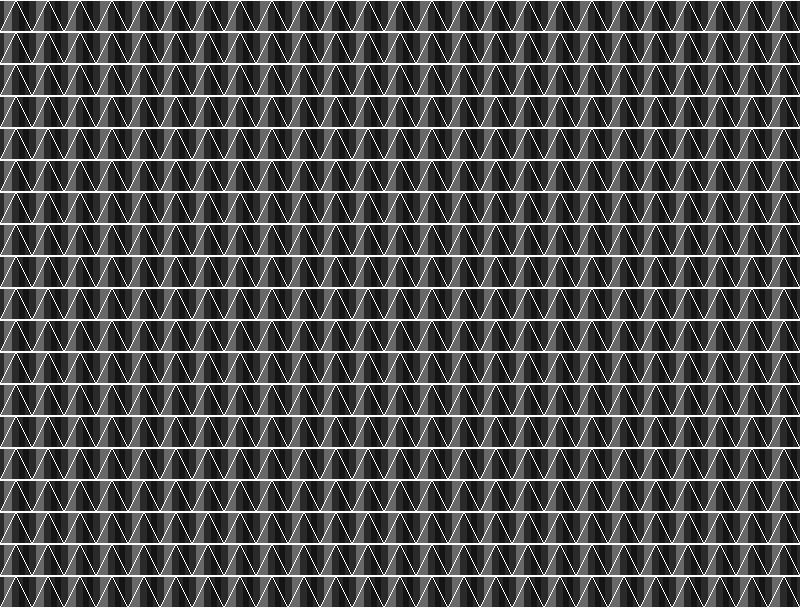

Tiled map render using the project's own tile images. Description and the map definition, with tile-layer contents summarised, below:
An orthogonal 25x19 tile map with 32x32 px tiles, 2 tile layers (Background, Collision), 4 tilesets and 360 objects.

<map version="1.0" orientation="orthogonal" renderorder="right-down" width="25" height="19" tilewidth="32" tileheight="32" nextobjectid="774">
 <tileset firstgid="1" name="objects" tilewidth="32" tileheight="32">
  <image source="../images/tiled_objects.png" width="128" height="288" />
  <tile id="0">
   <properties>
    <property name="Class" value="Player" />
   </properties>
  </tile>
  <tile id="1">
   <properties>
    <property name="Class" value="Warp" />
   </properties>
  </tile>
  <tile id="2">
   <properties>
    <property name="Class" value="InvisibleBlock" />
   </properties>
  </tile>
  <tile id="3">
   <properties>
    <property name="Class" value="PlatformSpike" />
   </properties>
  </tile>
  <tile id="4">
   <properties>
    <property name="Class" value="Spike" />
   </properties>
  </tile>
  <tile id="5">
   <properties>
    <property name="Class" value="Spike" />
    <property name="angle" value="90" />
   </properties>
  </tile>
  <tile id="6">
   <properties>
    <property name="Class" value="Spike" />
    <property name="angle" value="270" />
    <property name="flip" value="x" />
   </properties>
  </tile>
  <tile id="7">
   <properties>
    <property name="Class" value="Spike" />
    <property name="angle" value="180" />
    <property name="flip" value="x" />
   </properties>
  </tile>
  <tile id="8">
   <properties>
    <property name="Class" value="FallingSpike" />
    <property name="speed" value="900" />
   </properties>
  </tile>
  <tile id="9">
   <properties>
    <property name="Class" value="FallingSpike" />
    <property name="angle" value="90" />
    <property name="speed" value="900" />
   </properties>
  </tile>
  <tile id="10">
   <properties>
    <property name="Class" value="FallingSpike" />
    <property name="angle" value="270" />
    <property name="flip" value="x" />
    <property name="speed" value="900" />
   </properties>
  </tile>
  <tile id="11">
   <properties>
    <property name="Class" value="FallingSpike" />
    <property name="angle" value="180" />
    <property name="flip" value="x" />
    <property name="speed" value="900" />
   </properties>
  </tile>
  <tile id="12">
   <properties>
    <property name="Class" value="MovingSpike" />
    <property name="vx" value="300" />
   </properties>
  </tile>
  <tile id="16">
   <properties>
    <property name="Class" value="ShootingSpike" />
    <property name="direction" value="up" />
    <property name="firerate" value="2" />
    <property name="speed" value="100" />
   </properties>
  </tile>
  <tile id="17">
   <properties>
    <property name="Class" value="ShootingSpike" />
    <property name="angle" value="90" />
    <property name="direction" value="right" />
    <property name="firerate" value="2" />
    <property name="speed" value="100" />
   </properties>
  </tile>
  <tile id="18">
   <properties>
    <property name="Class" value="ShootingSpike" />
    <property name="angle" value="270" />
    <property name="direction" value="left" />
    <property name="firerate" value="2" />
    <property name="flip" value="x" />
    <property name="speed" value="100" />
   </properties>
  </tile>
  <tile id="19">
   <properties>
    <property name="Class" value="ShootingSpike" />
    <property name="angle" value="180" />
    <property name="direction" value="down" />
    <property name="firerate" value="2" />
    <property name="flip" value="x" />
    <property name="speed" value="100" />
   </properties>
  </tile>
  <tile id="24">
   <properties>
    <property name="Class" value="Spike" />
    <property name="scale" value="0.5" />
   </properties>
  </tile>
  <tile id="25">
   <properties>
    <property name="Class" value="Spike" />
    <property name="angle" value="90" />
    <property name="scale" value="0.5" />
   </properties>
  </tile>
  <tile id="26">
   <properties>
    <property name="Class" value="Spike" />
    <property name="angle" value="270" />
    <property name="flip" value="x" />
    <property name="scale" value="0.5" />
   </properties>
  </tile>
  <tile id="27">
   <properties>
    <property name="Class" value="Spike" />
    <property name="angle" value="180" />
    <property name="flip" value="x" />
    <property name="scale" value="0.5" />
   </properties>
  </tile>
  <tile id="28">
   <properties>
    <property name="Class" value="ClonePlayer" />
   </properties>
  </tile>
  <tile id="30">
   <properties>
    <property name="Class" value="BossFruit" />
   </properties>
  </tile>
  <tile id="32">
   <properties>
    <property name="Class" value="FakeWarp" />
    <property name="warpX" value="400" />
    <property name="warpY" value="450" />
   </properties>
  </tile>
  <tile id="33">
   <properties>
    <property name="Class" value="FakeFakeWarp" />
    <property name="fakeWarpX" value="400" />
    <property name="fakeWarpY" value="450" />
    <property name="warpX" value="300" />
    <property name="warpY" value="450" />
   </properties>
  </tile>
 </tileset>
 <tileset firstgid="37" name="collisions" tilewidth="32" tileheight="32">
  <image source="../images/tiled_collision.png" width="128" height="224" />
 </tileset>
 <tileset firstgid="65" name="fruit" tilewidth="21" tileheight="24">
  <image source="../images/tiled_fruit.png" width="63" height="24" />
  <tile id="0">
   <properties>
    <property name="Class" value="Fruit" />
   </properties>
  </tile>
  <tile id="1">
   <properties>
    <property name="Class" value="MovingFruit" />
    <property name="speedX" value="0" />
    <property name="speedY" value="0" />
   </properties>
  </tile>
 </tileset>
 <tileset firstgid="68" name="background" tilewidth="32" tileheight="32">
  <image source="../images/tiled_backgrounds.png" width="1600" height="2432" />
 </tileset>
 <layer name="Background" width="25" height="19">
  <properties>
   <property name="boundingBox" value="true" />
   <property name="type" value="0" />
  </properties>
  <data>[475 cells, 475 non-empty, 1 distinct tile ids]</data>
 </layer>
 <layer name="Collision" width="25" height="19">
  <properties>
   <property name="collision" value="true" />
  </properties>
  <data>[475 cells, 1 non-empty, 1 distinct tile ids]</data>
 </layer>
 <objectgroup name="Sprites">
  <object id="331" gid="4" x="0" y="416" />
  <object id="332" gid="1" x="0" y="384" />
  <object id="333" gid="5" x="16" y="424" />
  <object id="334" gid="5" x="48" y="448" />
  <object id="335" gid="5" x="80" y="424" />
  <object id="336" gid="4" x="96" y="416" />
  <object id="337" gid="4" x="48" y="368" />
  <object id="338" gid="5" x="72" y="288" />
  <object id="339" gid="6" x="0" y="32" />
  <object id="340" gid="7" x="0" y="48" />
  <object id="341" gid="6" x="0" y="64" />
  <object id="342" gid="7" x="0" y="80" />
  <object id="343" gid="6" x="0" y="96" />
  <object id="344" gid="7" x="0" y="112" />
  <object id="345" gid="6" x="0" y="128" />
  <object id="346" gid="7" x="0" y="144" />
  <object id="347" gid="6" x="0" y="160" />
  <object id="348" gid="7" x="0" y="176" />
  <object id="349" gid="6" x="0" y="192" />
  <object id="350" gid="7" x="0" y="208" />
  <object id="351" gid="6" x="0" y="224" />
  <object id="352" gid="7" x="0" y="240" />
  <object id="354" gid="6" x="0" y="256" />
  <object id="355" gid="7" x="0" y="272" />
  <object id="356" gid="6" x="0" y="288" />
  <object id="358" gid="7" x="0" y="304" />
  <object id="359" gid="7" x="0" y="336" />
  <object id="360" gid="6" x="0" y="320" />
  <object id="364" gid="6" x="32" y="480" />
  <object id="365" gid="7" x="0" y="480" />
  <object id="366" gid="6" x="32" y="512" />
  <object id="367" gid="7" x="0" y="512" />
  </objectgroup>
</map>
<!-- 328 of 360 objects omitted -->
